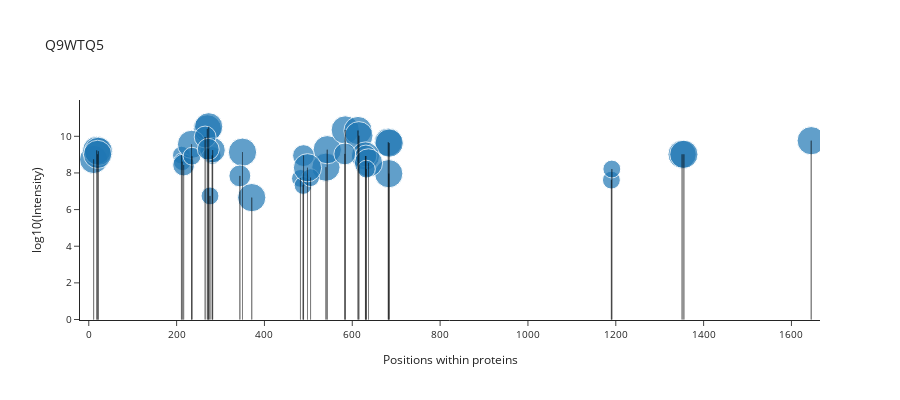

Here is the notebook cell this chart was saved with:
### Code cell
fb_phospho = pd.read_csv(".\MaxQuant_Output\Forebrain_Phospho_txt\Phospho (STY)Sites.txt", sep='\t')
_, fig3C = lollipop(fb_phospho, "Q9WTQ5")
fig3C.update_layout(font_size=10, width=900, height=400)

### Figure 1 — Plotly figure (JSON) as saved in the notebook; plotly's stock layout.template omitted (floating-point values rounded to 4 significant figures)
{"data": [{"customdata": [[1645, 9.76, 1], [1351, 9.015, 1], [1355, 9.015, 0.9983], [211, 8.97, 0.7413], [213, 8.614, 0.7192], [270, 10.41, 1], [273, 10.52, 1.0], [276, 6.746, 0.5825], [281, 8.956, 0.5712], [282, 9.242, 0.9799], [540, 8.313, 0.9952], [543, 9.268, 1], [584, 10.35, 0.9996], [482, 7.701, 0.5051], [488, 7.317, 0.6131], [489, 8.946, 0.9261], [682, 9.679, 1], [683, 7.96, 1], [684, 9.629, 1], [216, 8.433, 0.9403], [505, 7.744, 0.7659], [234, 9.56, 0.9989], [235, 8.912, 0.6027], [1190, 7.608, 0.5898], [613, 10.31, 1], [615, 10.03, 1], [630, 8.925, 0.9972], [631, 8.925, 0.9148], [637, 8.549, 0.9927], [11, 8.736, 1], [18, 9.226, 0.9971], [22, 9.178, 0.9965], [350, 9.132, 0.9987], [371, 6.653, 1], [498, 8.282, 1], [265, 9.961, 0.9272], [272, 9.294, 0.8601], [583, 9.038, 0.8062], [1191, 8.213, 0.7832], [632, 8.207, 0.7821], [20, 9.013, 0.9821], [344, 7.838, 0.8158]], "hovertemplate": "Positions within proteins=%{customdata[0]}<br>log10(Intensity)=%{customdata[1]}<br>size=%{marker.size}<br>Localization prob=%{customdata[2]}<extra></extra>", "legendgroup": "", "marker": {"color": "#1F77B4", "size": [5, 5, 5, 2, 2, 5, 5, 2, 2, 4, 5, 5, 5, 2, 2, 3, 5, 5, 5, 3, 2, 5, 2, 2, 5, 5, 5, 3, 5, 5, 5, 5, 5, 5, 5, 3, 3, 3, 2, 2, 5, 3], "sizemode": "area", "sizeref": 0.0125, "symbol": "circle"}, "mode": "markers", "name": "", "orientation": "v", "showlegend": false, "type": "scatter", "x": [1645, 1351, 1355, 211, 213, 270, 273, 276, 281, 282, 540, 543, 584, 482, 488, 489, 682, 683, 684, 216, 505, 234, 235, 1190, 613, 615, 630, 631, 637, 11, 18, 22, 350, 371, 498, 265, 272, 583, 1191, 632, 20, 344], "xaxis": "x", "y": [9.76, 9.015, 9.015, 8.97, 8.614, 10.41, 10.52, 6.746, 8.956, 9.242, 8.313, 9.268, 10.35, 7.701, 7.317, 8.946, 9.679, 7.96, 9.629, 8.433, 7.744, 9.56, 8.912, 7.608, 10.31, 10.03, 8.925, 8.925, 8.549, 8.736, 9.226, 9.178, 9.132, 6.653, 8.282, 9.961, 9.294, 9.038, 8.213, 8.207, 9.013, 7.838], "yaxis": "y"}], "layout": {"font": {"size": 10}, "height": 400, "legend": {"itemsizing": "constant", "tracegroupgap": 0}, "shapes": [{"line": {"width": 1}, "opacity": 0.5, "x0": 1645, "x1": 1645, "y0": 0, "y1": 9.76}, {"line": {"width": 1}, "opacity": 0.5, "x0": 1351, "x1": 1351, "y0": 0, "y1": 9.015}, {"line": {"width": 1}, "opacity": 0.5, "x0": 1355, "x1": 1355, "y0": 0, "y1": 9.015}, {"line": {"width": 1}, "opacity": 0.5, "x0": 211, "x1": 211, "y0": 0, "y1": 8.97}, {"line": {"width": 1}, "opacity": 0.5, "x0": 213, "x1": 213, "y0": 0, "y1": 8.614}, {"line": {"width": 1}, "opacity": 0.5, "x0": 270, "x1": 270, "y0": 0, "y1": 10.41}, {"line": {"width": 1}, "opacity": 0.5, "x0": 273, "x1": 273, "y0": 0, "y1": 10.52}, {"line": {"width": 1}, "opacity": 0.5, "x0": 276, "x1": 276, "y0": 0, "y1": 6.746}, {"line": {"width": 1}, "opacity": 0.5, "x0": 281, "x1": 281, "y0": 0, "y1": 8.956}, {"line": {"width": 1}, "opacity": 0.5, "x0": 282, "x1": 282, "y0": 0, "y1": 9.242}, {"line": {"width": 1}, "opacity": 0.5, "x0": 540, "x1": 540, "y0": 0, "y1": 8.313}, {"line": {"width": 1}, "opacity": 0.5, "x0": 543, "x1": 543, "y0": 0, "y1": 9.268}, {"line": {"width": 1}, "opacity": 0.5, "x0": 584, "x1": 584, "y0": 0, "y1": 10.35}, {"line": {"width": 1}, "opacity": 0.5, "x0": 482, "x1": 482, "y0": 0, "y1": 7.701}, {"line": {"width": 1}, "opacity": 0.5, "x0": 488, "x1": 488, "y0": 0, "y1": 7.317}, {"line": {"width": 1}, "opacity": 0.5, "x0": 489, "x1": 489, "y0": 0, "y1": 8.946}, {"line": {"width": 1}, "opacity": 0.5, "x0": 682, "x1": 682, "y0": 0, "y1": 9.679}, {"line": {"width": 1}, "opacity": 0.5, "x0": 683, "x1": 683, "y0": 0, "y1": 7.96}, {"line": {"width": 1}, "opacity": 0.5, "x0": 684, "x1": 684, "y0": 0, "y1": 9.629}, {"line": {"width": 1}, "opacity": 0.5, "x0": 216, "x1": 216, "y0": 0, "y1": 8.433}, {"line": {"width": 1}, "opacity": 0.5, "x0": 505, "x1": 505, "y0": 0, "y1": 7.744}, {"line": {"width": 1}, "opacity": 0.5, "x0": 234, "x1": 234, "y0": 0, "y1": 9.56}, {"line": {"width": 1}, "opacity": 0.5, "x0": 235, "x1": 235, "y0": 0, "y1": 8.912}, {"line": {"width": 1}, "opacity": 0.5, "x0": 1190, "x1": 1190, "y0": 0, "y1": 7.608}, {"line": {"width": 1}, "opacity": 0.5, "x0": 613, "x1": 613, "y0": 0, "y1": 10.31}, {"line": {"width": 1}, "opacity": 0.5, "x0": 615, "x1": 615, "y0": 0, "y1": 10.03}, {"line": {"width": 1}, "opacity": 0.5, "x0": 630, "x1": 630, "y0": 0, "y1": 8.925}, {"line": {"width": 1}, "opacity": 0.5, "x0": 631, "x1": 631, "y0": 0, "y1": 8.925}, {"line": {"width": 1}, "opacity": 0.5, "x0": 637, "x1": 637, "y0": 0, "y1": 8.549}, {"line": {"width": 1}, "opacity": 0.5, "x0": 11, "x1": 11, "y0": 0, "y1": 8.736}, {"line": {"width": 1}, "opacity": 0.5, "x0": 18, "x1": 18, "y0": 0, "y1": 9.226}, {"line": {"width": 1}, "opacity": 0.5, "x0": 22, "x1": 22, "y0": 0, "y1": 9.178}, {"line": {"width": 1}, "opacity": 0.5, "x0": 350, "x1": 350, "y0": 0, "y1": 9.132}, {"line": {"width": 1}, "opacity": 0.5, "x0": 371, "x1": 371, "y0": 0, "y1": 6.653}, {"line": {"width": 1}, "opacity": 0.5, "x0": 498, "x1": 498, "y0": 0, "y1": 8.282}, {"line": {"width": 1}, "opacity": 0.5, "x0": 265, "x1": 265, "y0": 0, "y1": 9.961}, {"line": {"width": 1}, "opacity": 0.5, "x0": 272, "x1": 272, "y0": 0, "y1": 9.294}, {"line": {"width": 1}, "opacity": 0.5, "x0": 583, "x1": 583, "y0": 0, "y1": 9.038}, {"line": {"width": 1}, "opacity": 0.5, "x0": 1191, "x1": 1191, "y0": 0, "y1": 8.213}, {"line": {"width": 1}, "opacity": 0.5, "x0": 632, "x1": 632, "y0": 0, "y1": 8.207}, {"line": {"width": 1}, "opacity": 0.5, "x0": 20, "x1": 20, "y0": 0, "y1": 9.013}, {"line": {"width": 1}, "opacity": 0.5, "x0": 344, "x1": 344, "y0": 0, "y1": 7.838}], "title": {"text": "Q9WTQ5"}, "width": 900, "xaxis": {"anchor": "y", "domain": [0, 1], "range": [-20, 1665], "title": {"text": "Positions within proteins"}}, "yaxis": {"anchor": "x", "domain": [0, 1], "title": {"text": "log10(Intensity)"}}}}
